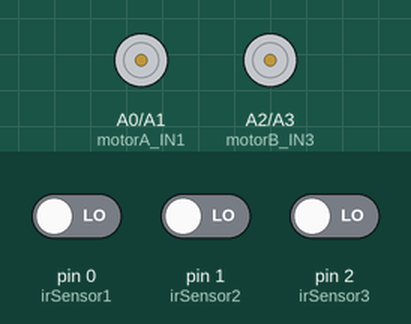
Bench run of a sketch on a simulated Arduino Uno, built with avr-gcc and run on an emulated ATmega328P. Shown: motor-driver pin pairs drawn as motors (green arrow = first pin HIGH = forward, orange = second pin HIGH = backward, longer = more drive, scaled by the enable pin). The test bench sets the inputs (shaded band); at power-on: pin 0 (irSensor1) LOW, pin 1 (irSensor2) LOW, pin 2 (irSensor3) LOW.

Above: at 1.2 s.
1.3 s: pin 0 (irSensor1) driven HIGH and pin 1 (irSensor2) driven HIGH
At 2.3 s:
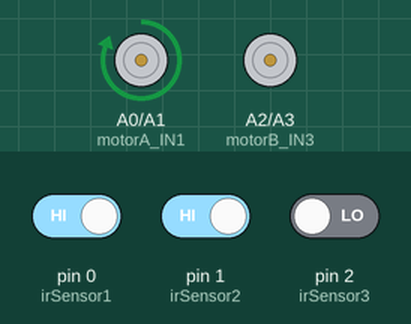
2.8 s: pin 0 (irSensor1) driven LOW
At 3.4 s:
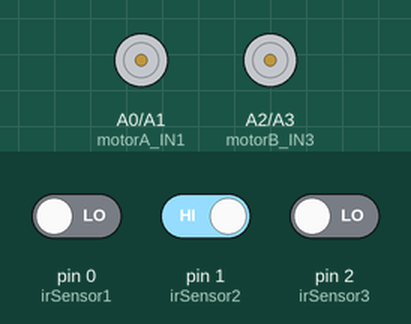
4.3 s: pin 2 (irSensor3) driven HIGH
At 4.6 s:
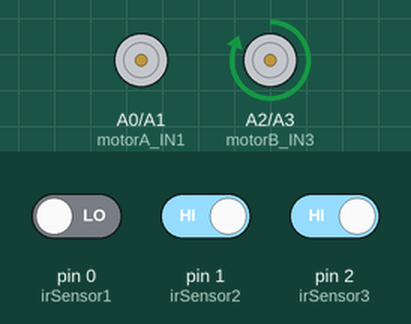
5.8 s: pin 2 (irSensor3) driven LOW
At 6.9 s:
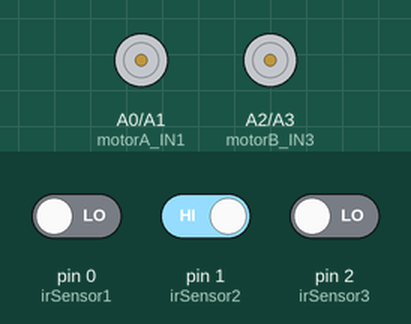
7.3 s: pin 0 (irSensor1) driven HIGH and pin 1 (irSensor2) driven LOW and pin 2 (irSensor3) driven HIGH
At 8.1 s:
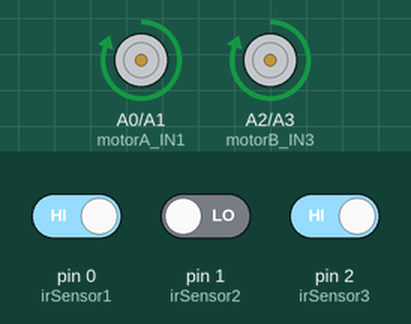
Timing chart, 0 to 9.8 s (numbered marks = the images above; inputs shaded):
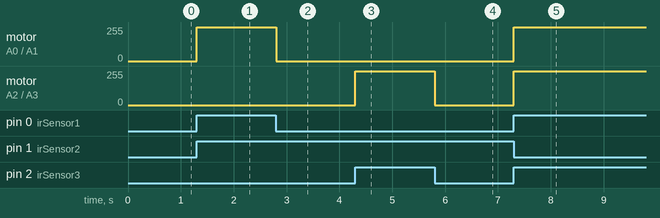

Measured:
- after the input at 1.3 s, motor on A0 (motorA_IN1) / A1 (motorA_IN2): stopped → forward 255/255 at once
- after the input at 2.8 s, motor on A0 (motorA_IN1) / A1 (motorA_IN2): forward 255/255 → stopped at once
- after the input at 4.3 s, motor on A2 (motorB_IN3) / A3 (motorB_IN4): stopped → forward 255/255 at once
- after the input at 5.8 s, motor on A2 (motorB_IN3) / A3 (motorB_IN4): forward 255/255 → stopped at once
- after the input at 7.3 s, motor on A0 (motorA_IN1) / A1 (motorA_IN2), motor on A2 (motorB_IN3) / A3 (motorB_IN4): stopped → forward 255/255 at once

The sketch:

sketch_dec30a.ino
```cpp
const int motorA_IN1 = A0;
const int motorA_IN2 = A1;
const int motorB_IN3 = A2;
const int motorB_IN4 = A3;
const int motorA_ENA = 10;
const int motorB_ENB = 11;

const int irSensor1 = 0; // DigP 0
const int irSensor2 = 1; // DigP 1
const int irSensor3 = 2; // DigP 2

void setup() {
  pinMode(motorA_IN1, OUTPUT);
  pinMode(motorA_IN2, OUTPUT);
  pinMode(motorB_IN3, OUTPUT);
  pinMode(motorB_IN4, OUTPUT);
  pinMode(motorA_ENA, OUTPUT);
  pinMode(motorB_ENB, OUTPUT);

  pinMode(irSensor1, INPUT);
  pinMode(irSensor2, INPUT);
  pinMode(irSensor3, INPUT);

  analogWrite(motorA_ENA, 0);
  analogWrite(motorB_ENB, 0);
}

void loop() {
  int sensor1 = digitalRead(irSensor1);
  int sensor2 = digitalRead(irSensor2);
  int sensor3 = digitalRead(irSensor3);

  if (sensor1 == HIGH && sensor2 == LOW && sensor3 == HIGH) {
    // Move Forward
    moveMotors(255, 255);
  } else if (sensor1 == HIGH && sensor2 == HIGH && sensor3 == LOW) {
    // Turn Right
    moveMotors(255, 0);
  } else if (sensor1 == LOW && sensor2 == HIGH && sensor3 == HIGH) {
    // Turn Left
    moveMotors(0, 255);
  } else {
    // Stop
    moveMotors(0, 0);
  }
}

void moveMotors(int speedA, int speedB) {
  if (speedA > 0) {
    digitalWrite(motorA_IN1, HIGH);
    digitalWrite(motorA_IN2, LOW);
  } else if (speedA < 0) {
    digitalWrite(motorA_IN1, LOW);
    digitalWrite(motorA_IN2, HIGH);
  } else {
    digitalWrite(motorA_IN1, LOW);
    digitalWrite(motorA_IN2, LOW);
  }

  if (speedB > 0) {
    digitalWrite(motorB_IN3, HIGH);
    digitalWrite(motorB_IN4, LOW);
  } else if (speedB < 0) {
    digitalWrite(motorB_IN3, LOW);
    digitalWrite(motorB_IN4, HIGH);
  } else {
    digitalWrite(motorB_IN3, LOW);
    digitalWrite(motorB_IN4, LOW);
  }

  analogWrite(motorA_ENA, abs(speedA));
  analogWrite(motorB_ENB, abs(speedB));
}
```
